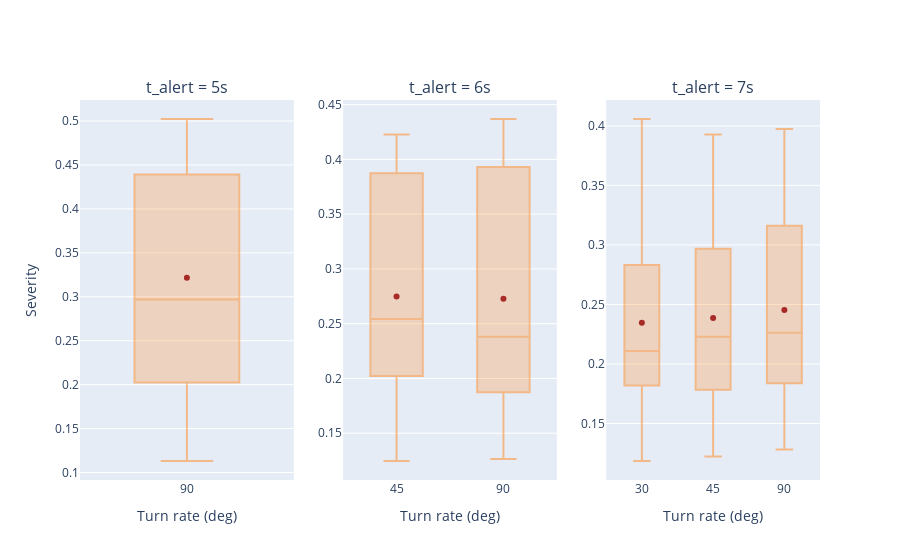

Source (notebook cell):
### Code cell
alert_times = [5.0, 6.0, 7.0]
fig = make_subplots(rows=1,cols=3, subplot_titles=("t_alert = 5s", "t_alert = 6s", "t_alert = 7s"))
c = 1
for alert in alert_times:
    
    res = {}
    for scenario in scenarios:
        if ".log" not in scenario.name and "det" not in scenario.name:
            if len(scenario.logs) > 0:
                if scenario.t_alert == alert:
                    
                    start = timer()
                    if scenario.turn_rate in res.keys():
                        res[scenario.turn_rate].append(scenario.max_mean_severity)
                    else:
                        res[scenario.turn_rate] = [scenario.max_mean_severity]
                    
                    end = timer()
                    
            else:

                print("SKENARI "+scenario.name+" SKA LOGJE")
        res_sorted =  {key: value for key, value in sorted(res.items())}
    for k,val in res_sorted.items():
        fig.add_trace(go.Box(
                            y=val,
                            name=str(k),
                            boxpoints='outliers', # represent all points,
                            pointpos = 0,
                            opacity = 0.5,
             
                            marker_color='#FF851B',
                            line_color='#FF851B',
                            showlegend=False
                        ),row=1, col=c)

        fig.add_trace(go.Scatter(x=[str(k)], y=[mean(val)],
            mode='markers',
            marker_color='rgba(152, 0, 0, .8)',showlegend=False),row=1,col=c)
#print(res)
#break
    c += 1
fig.update_xaxes(title_text="Turn rate (deg)", row=1, col=1)
fig.update_xaxes(title_text="Turn rate (deg)", row=1, col=2)
fig.update_xaxes(title_text="Turn rate (deg)", row=1, col=3)

fig.update_yaxes(title_text="Severity", row=1, col=1)



fig.show()

### Figure 1 — Plotly figure (JSON) as saved in the notebook; plotly's stock layout.template omitted (floating-point values rounded to 4 significant figures)
{"data": [{"boxpoints": "outliers", "line": {"color": "#FF851B"}, "marker": {"color": "#FF851B"}, "name": "90", "opacity": 0.5, "pointpos": 0, "showlegend": false, "type": "box", "xaxis": "x", "y": [0.2082, 0.4078, 0.297, 0.2817, 0.4289, 0.4695, 0.1858, 0.5023, 0.1131], "yaxis": "y"}, {"marker": {"color": "rgba(152, 0, 0, .8)"}, "mode": "markers", "showlegend": false, "type": "scatter", "x": ["90"], "xaxis": "x", "y": [0.3216], "yaxis": "y"}, {"boxpoints": "outliers", "line": {"color": "#FF851B"}, "marker": {"color": "#FF851B"}, "name": "45", "opacity": 0.5, "pointpos": 0, "showlegend": false, "type": "box", "xaxis": "x2", "y": [0.4227, 0.2542, 0.1809, 0.2574, 0.2394, 0.1246, 0.4026, 0.2092, 0.3822], "yaxis": "y2"}, {"marker": {"color": "rgba(152, 0, 0, .8)"}, "mode": "markers", "showlegend": false, "type": "scatter", "x": ["45"], "xaxis": "x2", "y": [0.2748], "yaxis": "y2"}, {"boxpoints": "outliers", "line": {"color": "#FF851B"}, "marker": {"color": "#FF851B"}, "name": "90", "opacity": 0.5, "pointpos": 0, "showlegend": false, "type": "box", "xaxis": "x2", "y": [0.4228, 0.4369, 0.2103, 0.2664, 0.238, 0.1265, 0.3831, 0.1818, 0.1893], "yaxis": "y2"}, {"marker": {"color": "rgba(152, 0, 0, .8)"}, "mode": "markers", "showlegend": false, "type": "scatter", "x": ["90"], "xaxis": "x2", "y": [0.2728], "yaxis": "y2"}, {"boxpoints": "outliers", "line": {"color": "#FF851B"}, "marker": {"color": "#FF851B"}, "name": "30", "opacity": 0.5, "pointpos": 0, "showlegend": false, "type": "box", "xaxis": "x3", "y": [0.3021, 0.4058, 0.2642, 0.1185, 0.1918, 0.172, 0.1962, 0.2257], "yaxis": "y3"}, {"marker": {"color": "rgba(152, 0, 0, .8)"}, "mode": "markers", "showlegend": false, "type": "scatter", "x": ["30"], "xaxis": "x3", "y": [0.2345], "yaxis": "y3"}, {"boxpoints": "outliers", "line": {"color": "#FF851B"}, "marker": {"color": "#FF851B"}, "name": "45", "opacity": 0.5, "pointpos": 0, "showlegend": false, "type": "box", "xaxis": "x3", "y": [0.1793, 0.3928, 0.337, 0.2229, 0.1759, 0.1222, 0.1857, 0.2484, 0.2833], "yaxis": "y3"}, {"marker": {"color": "rgba(152, 0, 0, .8)"}, "mode": "markers", "showlegend": false, "type": "scatter", "x": ["45"], "xaxis": "x3", "y": [0.2386], "yaxis": "y3"}, {"boxpoints": "outliers", "line": {"color": "#FF851B"}, "marker": {"color": "#FF851B"}, "name": "90", "opacity": 0.5, "pointpos": 0, "showlegend": false, "type": "box", "xaxis": "x3", "y": [0.1874, 0.2043, 0.1282, 0.2263, 0.3974, 0.3387, 0.1729, 0.3086, 0.2436], "yaxis": "y3"}, {"marker": {"color": "rgba(152, 0, 0, .8)"}, "mode": "markers", "showlegend": false, "type": "scatter", "x": ["90"], "xaxis": "x3", "y": [0.2453], "yaxis": "y3"}], "layout": {"annotations": [{"font": {"size": 16}, "showarrow": false, "text": "t_alert = 5s", "x": 0.1444, "xanchor": "center", "xref": "paper", "y": 1, "yanchor": "bottom", "yref": "paper"}, {"font": {"size": 16}, "showarrow": false, "text": "t_alert = 6s", "x": 0.5, "xanchor": "center", "xref": "paper", "y": 1, "yanchor": "bottom", "yref": "paper"}, {"font": {"size": 16}, "showarrow": false, "text": "t_alert = 7s", "x": 0.8556, "xanchor": "center", "xref": "paper", "y": 1, "yanchor": "bottom", "yref": "paper"}], "autosize": true, "xaxis": {"anchor": "y", "autorange": true, "domain": [0, 0.2889], "range": [-0.5, 0.5], "title": {"text": "Turn rate (deg)"}, "type": "category"}, "xaxis2": {"anchor": "y2", "autorange": true, "domain": [0.3556, 0.6444], "range": [-0.5, 1.5], "title": {"text": "Turn rate (deg)"}, "type": "category"}, "xaxis3": {"anchor": "y3", "autorange": true, "domain": [0.7111, 1], "range": [-0.5, 2.5], "title": {"text": "Turn rate (deg)"}, "type": "category"}, "yaxis": {"anchor": "x", "autorange": true, "domain": [0, 1], "range": [0.09146, 0.5239], "title": {"text": "Severity"}, "type": "linear"}, "yaxis2": {"anchor": "x2", "autorange": true, "domain": [0, 1], "range": [0.1073, 0.4542], "type": "linear"}, "yaxis3": {"anchor": "x3", "autorange": true, "domain": [0, 1], "range": [0.1026, 0.4217], "type": "linear"}}}
